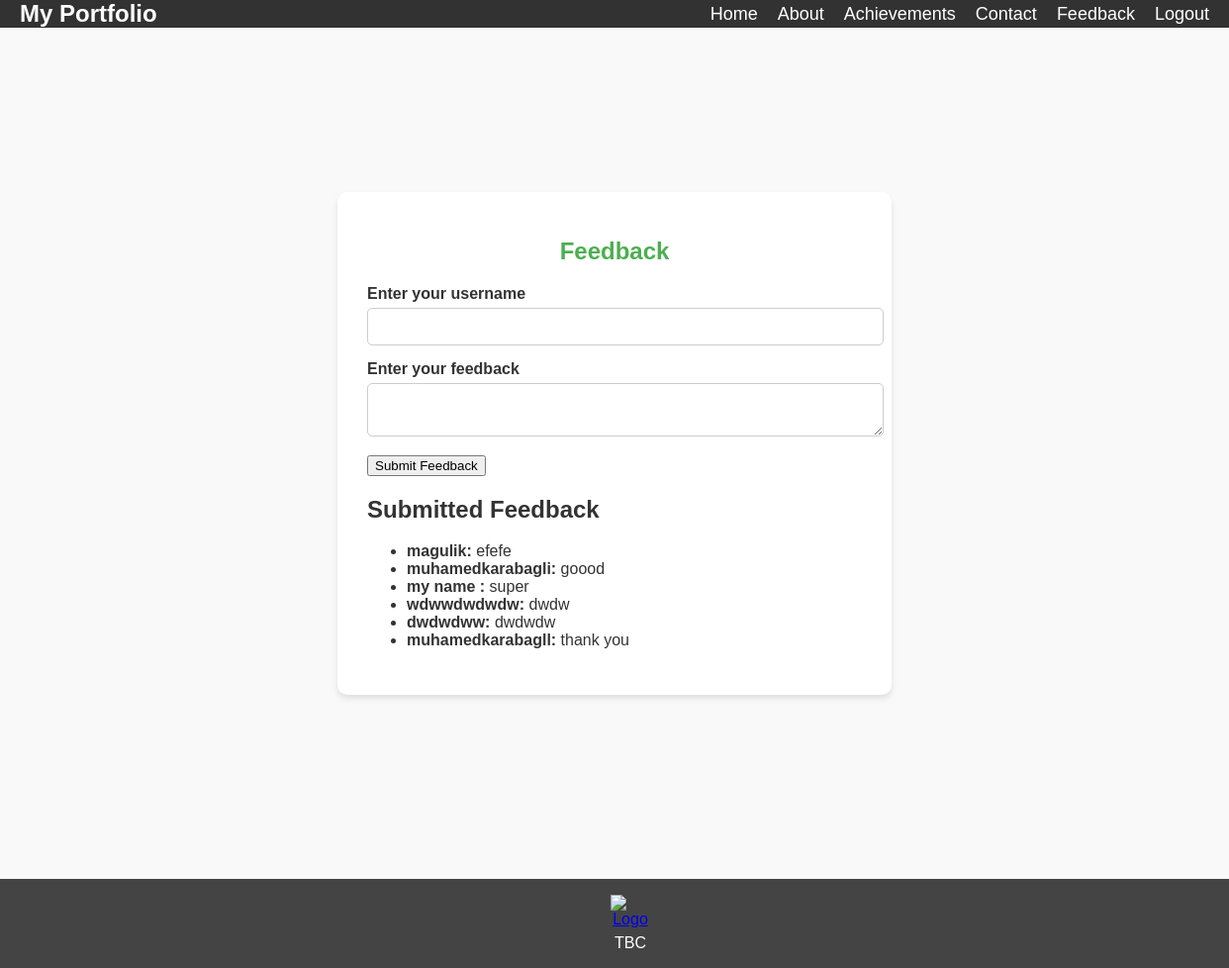
The app's page /feedback (signed in) with its own data.
### models.py (models this page shows, shortened)
class Feedback(db.Model):
    __tablename__ = 'feedbacks'
    id = db.Column(db.Integer, primary_key=True)
    username = db.Column(db.String(16), nullable=False)
    feedback = db.Column(db.Text, nullable=False)

### routes.py (the view, shortened to what this page needs)
    @app.route('/feedback', methods=['GET', 'POST'])
    @login_required
    def feedback():
        form = FeedbackForm()
        feedbacks = Feedback.query.all()
        return render_template('feedback.html', form=form, feedbacks=feedbacks)

### forms.py
class FeedbackForm(FlaskForm):
    username = StringField("Enter your username", validators=[DataRequired(), Length(min=6, max=16)])
    feedback = TextAreaField("Enter your feedback", validators=[DataRequired()])
    submit = SubmitField("Submit Feedback")

### models.py (called while the page is built)
@login_manager.user_loader
def load_user(user_id):
    return User.query.get(int(user_id))

### templates/feedback.html (shortened to what this page needs)
{% extends 'base.html' %}
{% block content %}
<link rel="stylesheet" href="/static/feedback.css">
<div class="page-wrapper">
    <div class="container">
        <h1>Feedback</h1>
        <form method="POST" action="">
            <div class="form-group">
                {{ form.username.label }} {{ form.username }}
            </div>
            <div class="form-group">
                {{ form.feedback.label }} {{ form.feedback }}
            </div>
            {{ form.submit }}
        </form>
        <h2>Submitted Feedback</h2>
        <ul>
            {% for feedback in feedbacks %}
            <li><strong>{{ feedback.username }}:</strong> {{ feedback.feedback }}</li>
            {% endfor %}
        </ul>
    </div>
</div>
{% endblock %}

### templates/base.html (shortened to what this page needs)
<!DOCTYPE html>
<html lang="en">
<head>
    <link rel="stylesheet" href="/static/style.css">
</head>
<body>
    <header>
        <nav class="navbar">
            <div class="logo">My Portfolio</div>
            <ul class="nav-links">
                <li><a href="/">Home</a></li>
                <li><a href="/aboutme">About</a></li>
                <li><a href="/achievements">Achievements</a></li>
                <li><a href="/contact">Contact</a></li>
                <li><a href="/feedback">Feedback</a></li>
                {% if current_user.is_authenticated %}
                    <li><a href="{{ url_for('logout') }}">Logout</a></li>
                {% else %}
                    <li><a href="/login">Login</a></li>
                {% endif %}
            </ul>
        </nav>
    </header>
    <main>
        {% block content %}
        {% endblock %}
    </main>
    <footer>
      <div class="tbc">
        <a href="https://www.tbceducation.ge/">
          <img src="https://encrypted-tbn0.gstatic.com/images?q=tbn:ANd9GcSNBHHKUmH3MlWbUWWbb-k56Rk5Ej0DvOXoyQ&s" alt="Logo">
        </a>
        <div class="end">
          <span>TBC</span>
        </div>
      </div>
    </footer>
</body>
</html>

### static/style.css (style rules this page uses)
.navbar { display: flex; justify-content: space-between; align-items: center; padding: 0 20px; background-color: rgba(0, 0, 0, 0.8); position: sticky; top: 0; z-index: 1000; width: 100%; box-sizing: border-box; margin: 0; }
.navbar .logo { font-size: 24px; font-weight: bold; color: #fff; }
.navbar .nav-links { list-style: none; display: flex; gap: 20px; margin: 0; padding: 0; }
.navbar .nav-links li { display: inline; }
.navbar .nav-links a { text-decoration: none; color: #fff; font-size: 18px; transition: color 0.3s ease; }
body { font-family: Arial, sans-serif; margin: 0; padding: 0; display: flex; flex-direction: column; min-height: 100vh; }
main { flex: 1; padding: 20px; }
footer { text-align: center; padding: 1rem; background-color: #444; color: white; position: relative; bottom: 0; width: 100%; z-index: 999; margin-top: 20px; }
.tbc img { height: 40px; width: 40px; display: block; margin: 0 auto; }

### static/feedback.css (style rules this page uses)
body { font-family: Arial, sans-serif; background-color: #f9f9f9; margin: 0; padding: 0; color: #333; }
.page-wrapper { display: flex; justify-content: center; align-items: center; height: 100vh; }
.container { background: #ffffff; border-radius: 10px; box-shadow: 0 4px 6px rgba(0, 0, 0, 0.1); padding: 30px; max-width: 500px; width: 100%; }
.container h1 { text-align: center; font-size: 24px; margin-bottom: 20px; color: #4CAF50; }
.form-group { margin-bottom: 15px; }
label { font-weight: bold; display: block; margin-bottom: 5px; }
input[type="text"], textarea { width: 100%; padding: 10px; border: 1px solid #ccc; border-radius: 5px; font-size: 14px; }

### records on screen
Feedback: username "magulik", feedback "efefe"
Feedback: username "muhamedkarabagli", feedback "goood"
Feedback: username "my name", feedback "super"
Feedback: username "wdwwdwdwdw", feedback "dwdw"
Feedback: username "dwdwdww", feedback "dwdwdw"
Feedback: username "muhamedkarabagll", feedback "thank you"
